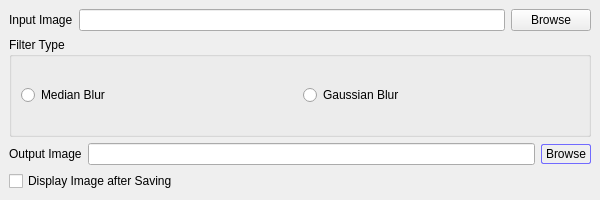
<?xml version="1.0" encoding="UTF-8"?>
<ui version="4.0">
 <class>MainWindow</class>
 <widget class="QMainWindow" name="MainWindow">
  <property name="geometry">
   <rect>
    <x>0</x>
    <y>0</y>
    <width>600</width>
    <height>200</height>
   </rect>
  </property>
  <property name="windowTitle">
   <string>MainWindow</string>
  </property>
  <widget class="QWidget" name="centralwidget">
   <layout class="QVBoxLayout" name="verticalLayout">
    <item>
     <layout class="QHBoxLayout" name="topBrowseLayout">
      <item>
       <widget class="QLabel" name="label">
        <property name="text">
         <string>Input Image</string>
        </property>
       </widget>
      </item>
      <item>
       <widget class="QLineEdit" name="inputImageTextInput"/>
      </item>
      <item>
       <widget class="QPushButton" name="browseInputBtn">
        <property name="text">
         <string>Browse</string>
        </property>
        <property name="icon">
         <iconset>
          <normaloff>lena.jpg</normaloff>lena.jpg</iconset>
        </property>
       </widget>
      </item>
     </layout>
    </item>
    <item>
     <widget class="QGroupBox" name="filterType">
      <property name="title">
       <string>Filter Type</string>
      </property>
      <layout class="QHBoxLayout" name="horizontalLayout_3">
       <item>
        <widget class="QRadioButton" name="medianBlurBtn">
         <property name="text">
          <string>Median Blur</string>
         </property>
        </widget>
       </item>
       <item>
        <widget class="QRadioButton" name="GaussianBlurBtn">
         <property name="text">
          <string>Gaussian Blur</string>
         </property>
        </widget>
       </item>
      </layout>
     </widget>
    </item>
    <item>
     <layout class="QHBoxLayout" name="bottomOutLayout">
      <item>
       <widget class="QLabel" name="label_2">
        <property name="text">
         <string>Output Image</string>
        </property>
       </widget>
      </item>
      <item>
       <widget class="QLineEdit" name="outImageInput"/>
      </item>
      <item>
       <widget class="QPushButton" name="browseOutputBtn">
        <property name="styleSheet">
         <string notr="true">border: 1px solid rgb(113, 106, 255);
padding: 2px 4px;
border-radius:2px;</string>
        </property>
        <property name="text">
         <string>Browse</string>
        </property>
       </widget>
      </item>
     </layout>
    </item>
    <item>
     <widget class="QCheckBox" name="displayImg">
      <property name="text">
       <string>Display Image after Saving</string>
      </property>
     </widget>
    </item>
   </layout>
  </widget>
 </widget>
 <resources/>
 <connections/>
</ui>
